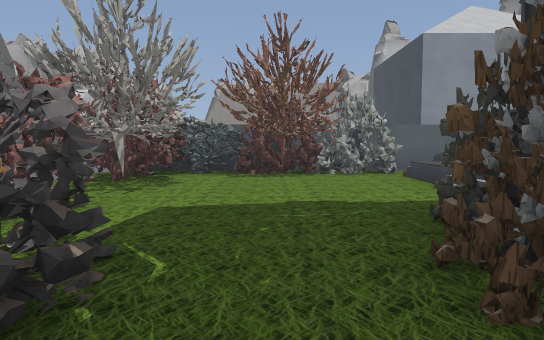
View 1 (above)

24 first-person views from a walk through a Godot game level. The camera is 1.2 m above the floor, tilts 4° down and sees 70° across. Doors that lead somewhere are drawn open, without their leaves. The floor is counted in squares, 2 m on a side. Each view is taken from the middle of a square. On the plan, view 1 faces up. The plan holds only what a view shows up to about 11 squares ahead; the rest is blank. The place goes on beyond the plan. Some surface patterns are stand-ins.

View 2
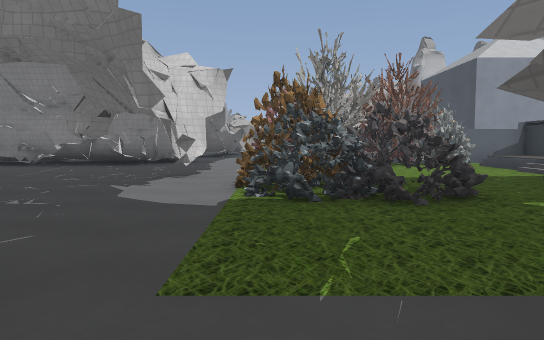

View 3
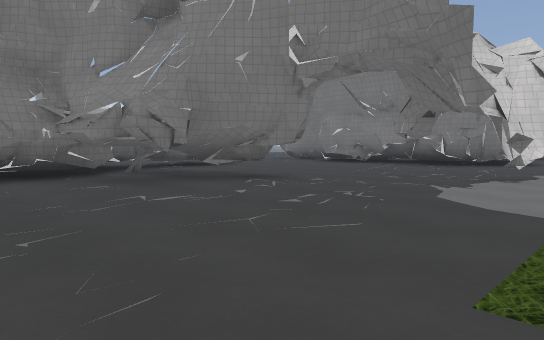

View 4
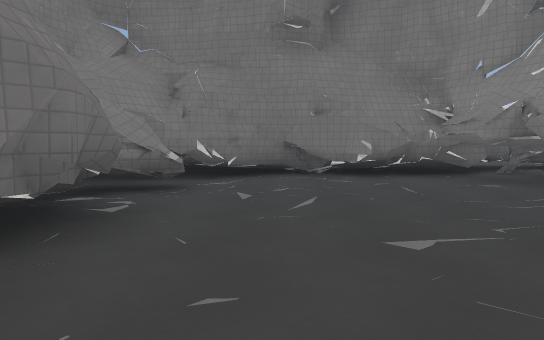

View 5
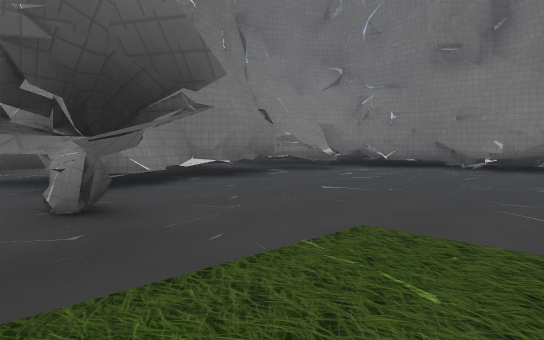

View 6
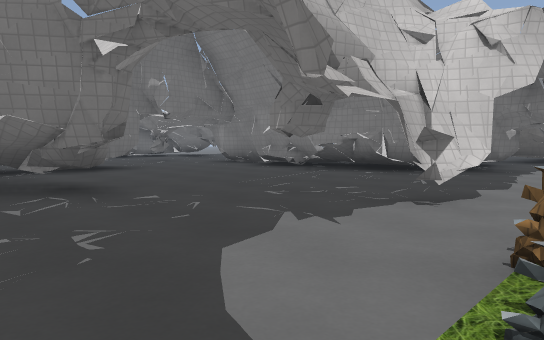

View 7
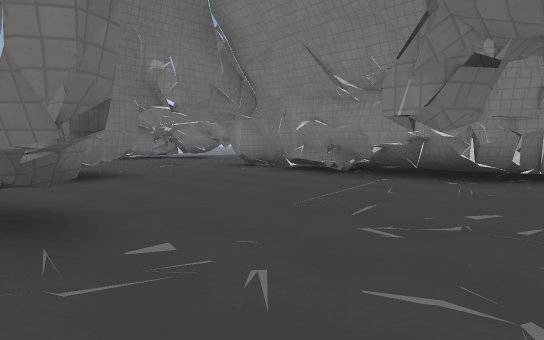

View 8
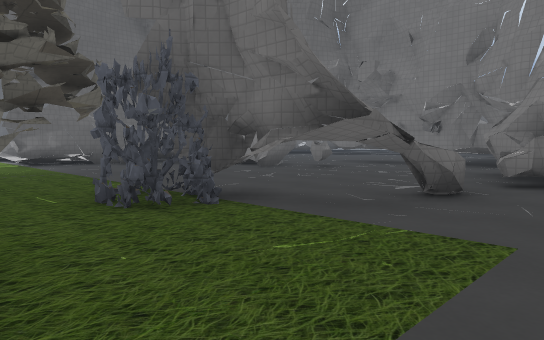

View 9
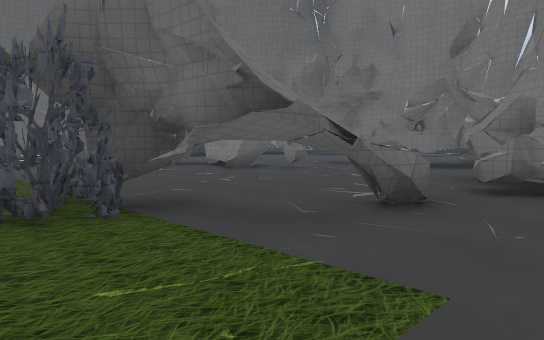

View 10
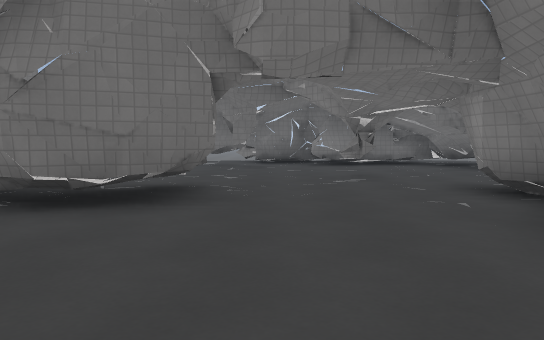

View 11
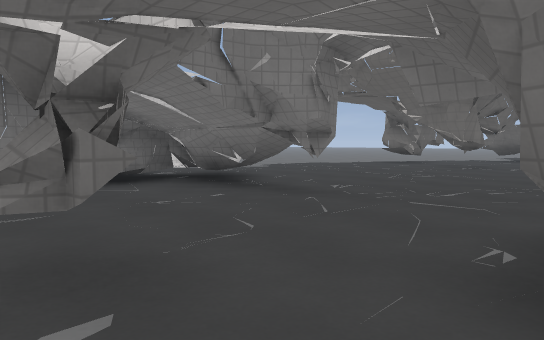

View 12
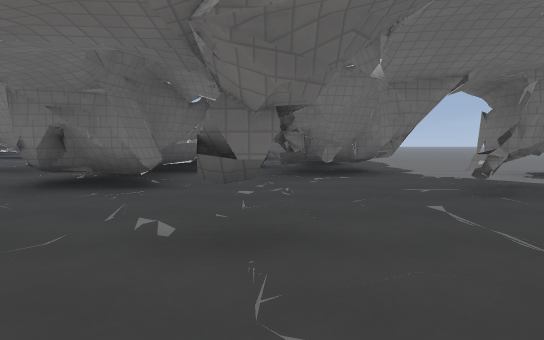

View 13
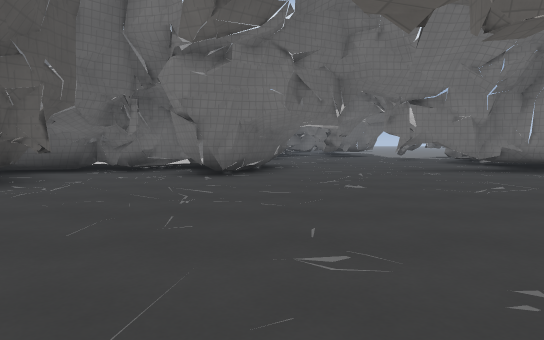

View 14
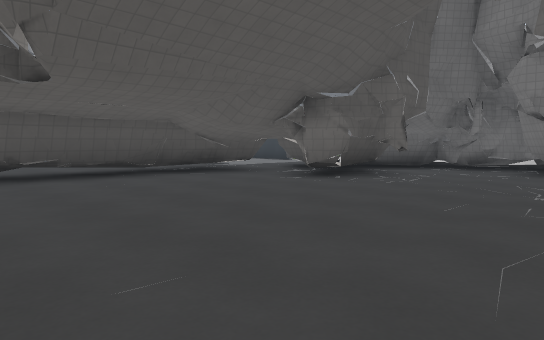

View 15
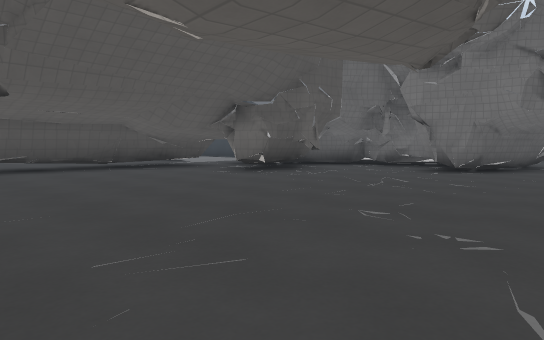

View 16
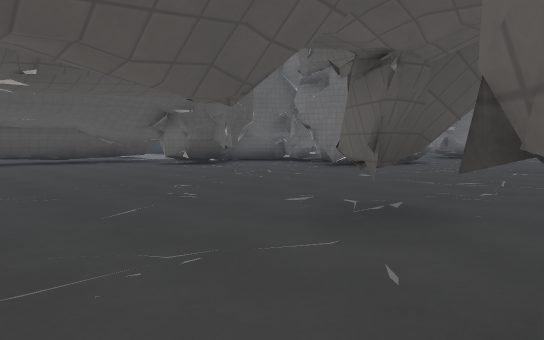

View 17
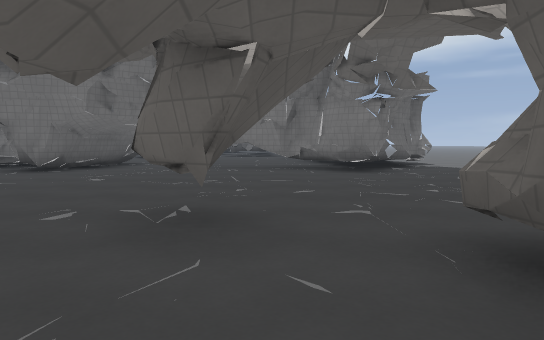

View 18
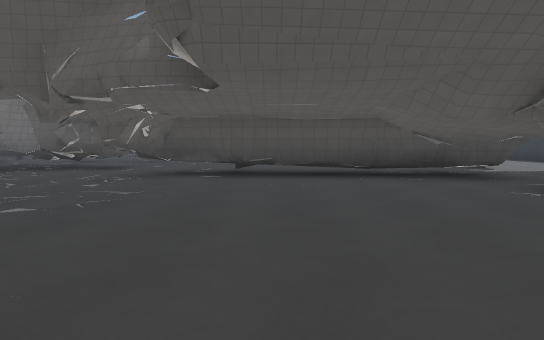

View 19
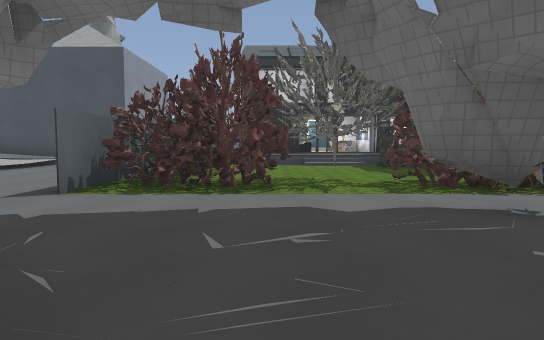

View 20
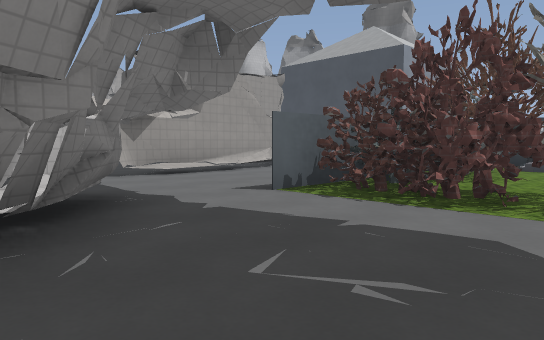

View 21
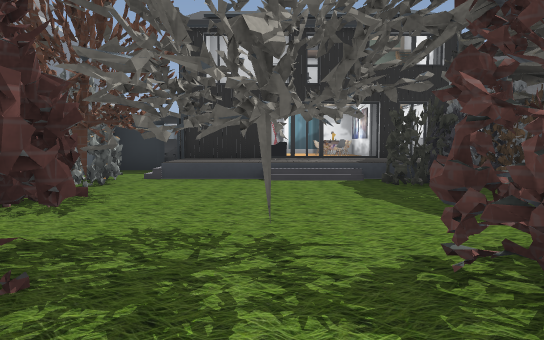

View 22
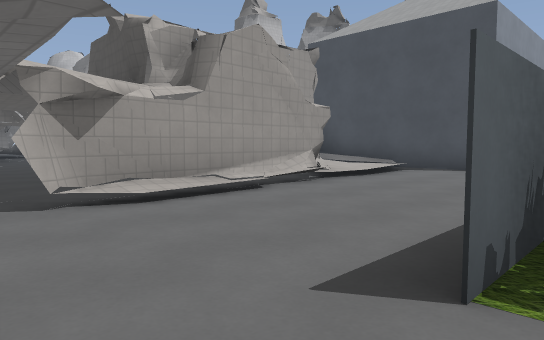

View 23
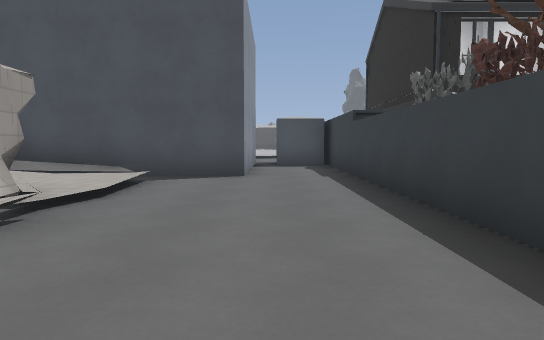

View 24
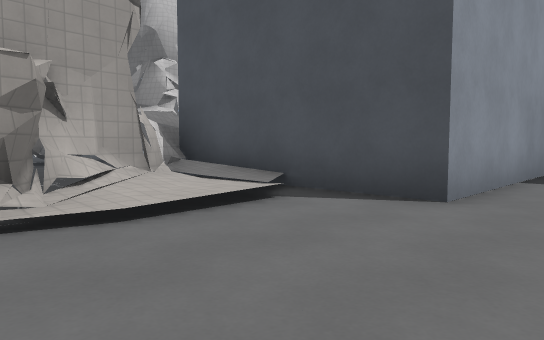

### Floor plan
Key: @ floor where view 1 was taken; # wall or solid block; x gap in a wall; . main floor; : floor 0.25 m higher than the main floor; + floor 0.5 m higher than the main floor; / step, stairs or slope; = window, fence, low wall or low ledge; ^ raised ledge; T thing the floor can be seen under or through.
Columns run from 18 left of view 1 to 9 right of it. Each row starts with its distance up from view 1.
 20          ........    #
 19 ............TT...   ..
 18 #.#.........T ...   .
 17 #...........TT..    .
 16 ..#.........T ...   . #
 15 ............TT...  ...#
 14 ...........TTT......TT#
 13 .........#TTTT.....T :#
 12 .........#TTT TTTTTT//#
 11 ......#...#   ........######
 10 ##^..#=####=#.............#
  9 ###..# ## = #............##
  8 .....########..############
  7 #..#...#####...#TTTT.//##
  6 #..............TTTT..+/#
  5 ................TT../++#
  4 #....##.....#..TT.../++##
  3 ...#.###.......TT...#+ ###
  2 .###.###.##....TT#.##  #
  1 .# ##= ####....###.##  ^^
  0 .         #.......@TT
 -1         ###......TTT.......
 -2         #.......TTT......##
 -3         #.......TT.......#
 -4         #.......x....... #
 -5         #.=...#^=......
 -6         ##^###^^#....###
 -7           #^^^^^#...##
 -8            ^^  ##.

Where each view was taken, in squares from view 1:
view 1: 0 up, 0 right, facing up
view 2: 3 down, 3 left, facing up
view 3: 3 down, 3 left, facing up-left
view 4: 4 down, 3 left, facing left
view 5: 0 up, 1 left, facing down-left
view 6: 0 up, 3 left, facing up-left
view 7: 1 up, 5 left, facing up-left
view 8: 1 up, 4 left, facing down-right
view 9: 0 up, 4 left, facing down-right
view 10: 5 up, 8 left, facing left
view 11: 6 up, 13 left, facing up-left
view 12: 9 up, 15 left, facing down
view 13: 18 up, 13 left, facing down
view 14: 19 up, 13 left, facing down-right
view 15: 19 up, 15 left, facing down-right
view 16: 19 up, 18 left, facing down-right
view 17: 19 up, 17 left, facing down
view 18: 17 up, 13 left, facing right
view 19: 6 up, 8 left, facing right
view 20: 5 up, 7 left, facing up-right
view 21: 5 up, 4 left, facing right
view 22: 8 up, 5 left, facing up-right
view 23: 10 up, 3 left, facing right
view 24: 9 up, 0 right, facing up-right
